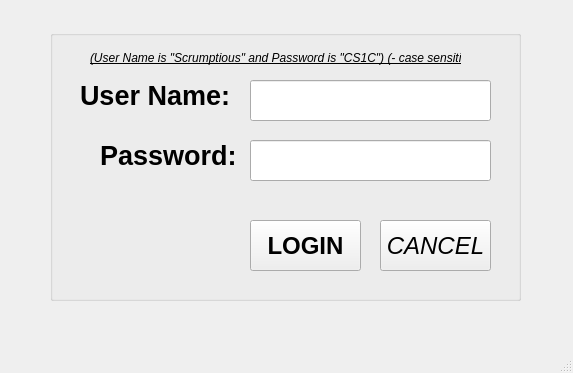
<?xml version="1.0" encoding="UTF-8"?>
<ui version="4.0">
 <class>LoginWindow</class>
 <widget class="QMainWindow" name="LoginWindow">
  <property name="geometry">
   <rect>
    <x>0</x>
    <y>0</y>
    <width>573</width>
    <height>373</height>
   </rect>
  </property>
  <property name="windowTitle">
   <string>MainWindow</string>
  </property>
  <widget class="QWidget" name="centralwidget">
   <widget class="QGroupBox" name="groupBox">
    <property name="geometry">
     <rect>
      <x>50</x>
      <y>30</y>
      <width>471</width>
      <height>271</height>
     </rect>
    </property>
    <property name="title">
     <string/>
    </property>
    <widget class="QLabel" name="userLABEL">
     <property name="geometry">
      <rect>
       <x>30</x>
       <y>40</y>
       <width>151</width>
       <height>51</height>
      </rect>
     </property>
     <property name="font">
      <font>
       <pointsize>20</pointsize>
       <italic>false</italic>
       <bold>true</bold>
       <underline>false</underline>
      </font>
     </property>
     <property name="text">
      <string>User Name:</string>
     </property>
    </widget>
    <widget class="QLabel" name="passLABEL">
     <property name="geometry">
      <rect>
       <x>50</x>
       <y>100</y>
       <width>151</width>
       <height>51</height>
      </rect>
     </property>
     <property name="font">
      <font>
       <pointsize>20</pointsize>
       <italic>false</italic>
       <bold>true</bold>
       <underline>false</underline>
      </font>
     </property>
     <property name="text">
      <string>Password:</string>
     </property>
    </widget>
    <widget class="QLineEdit" name="userEDIT">
     <property name="geometry">
      <rect>
       <x>200</x>
       <y>50</y>
       <width>241</width>
       <height>41</height>
      </rect>
     </property>
     <property name="font">
      <font>
       <pointsize>15</pointsize>
      </font>
     </property>
    </widget>
    <widget class="QLineEdit" name="passEDIT">
     <property name="geometry">
      <rect>
       <x>200</x>
       <y>110</y>
       <width>241</width>
       <height>41</height>
      </rect>
     </property>
     <property name="font">
      <font>
       <pointsize>15</pointsize>
       <bold>true</bold>
      </font>
     </property>
     <property name="echoMode">
      <enum>QLineEdit::Password</enum>
     </property>
    </widget>
    <widget class="QPushButton" name="LOGINBUTTON">
     <property name="geometry">
      <rect>
       <x>200</x>
       <y>190</y>
       <width>111</width>
       <height>51</height>
      </rect>
     </property>
     <property name="font">
      <font>
       <pointsize>18</pointsize>
       <bold>true</bold>
      </font>
     </property>
     <property name="text">
      <string>LOGIN</string>
     </property>
    </widget>
    <widget class="QPushButton" name="CANCELBUTTON">
     <property name="geometry">
      <rect>
       <x>330</x>
       <y>190</y>
       <width>111</width>
       <height>51</height>
      </rect>
     </property>
     <property name="font">
      <font>
       <pointsize>18</pointsize>
       <italic>true</italic>
       <underline>false</underline>
       <strikeout>false</strikeout>
      </font>
     </property>
     <property name="autoFillBackground">
      <bool>false</bool>
     </property>
     <property name="text">
      <string>CANCEL</string>
     </property>
    </widget>
    <widget class="QLabel" name="label">
     <property name="geometry">
      <rect>
       <x>40</x>
       <y>20</y>
       <width>371</width>
       <height>16</height>
      </rect>
     </property>
     <property name="font">
      <font>
       <italic>true</italic>
       <underline>true</underline>
      </font>
     </property>
     <property name="text">
      <string>(User Name is &quot;Scrumptious&quot; and Password is &quot;CS1C&quot;) (- case sensitive)</string>
     </property>
    </widget>
   </widget>
  </widget>
  <widget class="QMenuBar" name="menubar">
   <property name="geometry">
    <rect>
     <x>0</x>
     <y>0</y>
     <width>573</width>
     <height>21</height>
    </rect>
   </property>
  </widget>
  <widget class="QStatusBar" name="statusbar"/>
 </widget>
 <resources/>
 <connections/>
</ui>
